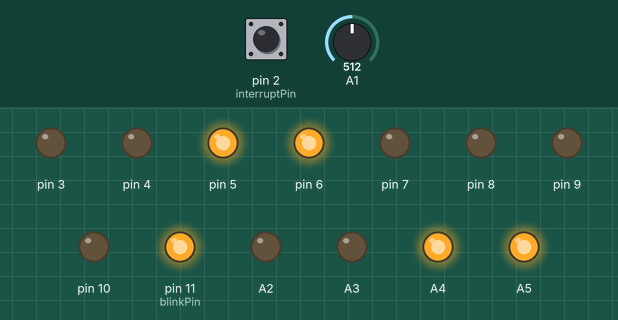
A sketch run on a simulated Arduino Uno, built with avr-gcc and run on an emulated ATmega328P. Shown: output pins drawn as LEDs (lit = HIGH). The test bench sets the inputs (shaded band); at power-on: pin 2 (interruptPin) HIGH, A1 = 512. Pins used as bus, display or sensor lines are not drawn.

Above: at 0.1 s.
Timing chart, 0 to 1.6 s (numbered marks = the images above):
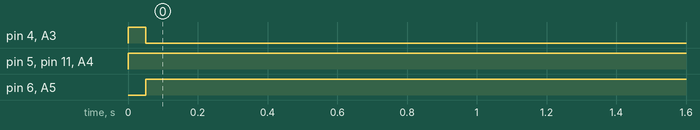

The sketch:

fire_fighting.ino
```cpp
#define trigPin 1
#define steps 32
#define forwardEchoPin 0
#define interruptPin 2
#define blinkPin 11
int MotorDir;
int rightMotorStep=0;
int leftMotorStep=0;
int fanMotorStep=0;
float duration;
float distance;
float distance2;
int pinaya;
bool ledState;
int counter;
unsigned long time;
unsigned long previous;
unsigned long current=micros();
unsigned long startFireHigh;
unsigned long currentMillis;
unsigned long previousMillis;
bool first=false;
bool move_work;
bool fan_work;
void setup() {
pinMode(interruptPin,INPUT_PULLUP);
attachInterrupt(digitalPinToInterrupt(interruptPin),recordHigh,RISING);
for(int i=3;i<=10;i++)
pinMode(i,OUTPUT);
pinMode(A2,OUTPUT);
pinMode(A1,INPUT_PULLUP);
pinMode(A3,OUTPUT);
pinMode(A4,OUTPUT);
pinMode(A5,OUTPUT);
pinMode(trigPin,OUTPUT);
pinMode(forwardEchoPin,INPUT);
pinMode(blinkPin,OUTPUT);
pinMode(12,INPUT);
pinMode(A0,INPUT);
Serial.begin(9600);
digitalWrite( trigPin, LOW );
previous=0;
pinaya=0;
MotorDir=1;
previousMillis=0;
ledState=true;
move_work=true;
fan_work=false;
}

void loop() {
  //here the fire detection not happened so we need to stop fan motor and turn on movement motors
  if(digitalRead(2)==0){
    fan_work=false;
    move_work=true;
    }
  move_work=analogRead(A1);
  digitalWrite(11,ledState);
  //blinking the led every second
  currentMillis=millis();
  if((unsigned)(currentMillis-previousMillis)>=1000){
    ledState=!ledState;
    digitalWrite(11,ledState);
    previousMillis=currentMillis;
    }

  bool mainFlag=false;
  //doing one step to each motor of the movement motors
  move_stepper(9,10,7,8,10,1,fanMotorStep,(fan_work&&(!move_work)));
  move_stepper(5,6,3,4,0,MotorDir,leftMotorStep,(move_work&&(!fan_work)));
  move_stepper(A4,A5,A2,A3,0,MotorDir,rightMotorStep,(move_work&&(!fan_work)));

//trig the pins of ultraSonic sensors
   current=micros();
   if(first==false)
    if((unsigned long)(current-previous)>=2){
    digitalWrite( trigPin, HIGH );
    previous=micros();
    first=true;
    }
    //wait 10 microseconds where trigPin high
       current=micros();
    if((unsigned long)(current-previous)>=10){
      mainFlag=true;
     digitalWrite( trigPin, LOW );
      previous=micros();
      first=false;
    }

  duration = 0;
  if(mainFlag){
    //get the distance between the forward ultrasonic and the obstacle
  distance =checkUltra(mainFlag,pinaya,duration);
  if(distance>100){
    if(pinaya==0){
      MotorDir=1;
      }
      //here distance will be greater than 100 only at the right sensor and his pin isn't 5 but it's just indicator and has no effect
      // i treated this pin in the logic of the code as A0
      //we must turn the robot to the right by rotating it two revolutions to the right
    if(pinaya==5){
      for(int i=0;i<2*steps;i++)
       move_stepper(A4,A5,A2,A3,50,MotorDir,rightMotorStep,(move_work&&(!fan_work)));
       //then w set the pin to be checked to 0 as the forward ultrasonic
       pinaya=0;
       MotorDir=1;
       }
       //here is the same as above but to the left
       else if(pinaya==12){
       for(int i=0;i<2*steps;i++)
       move_stepper(5,6,3,4,50,MotorDir,leftMotorStep,(move_work&&(!fan_work)));
               pinaya=0;
               MotorDir=1;
        }
    }
    //if the measured distance from the forward ultrasonic was less than 100 cm
    //then check the right ultrasonic
    if(distance<=100&&pinaya==0){
     pinaya=5;
  }
  //check the left ultrasonic
    else if(distance<=100&&pinaya==5){
    pinaya=12;
    }
    //make the robot go backward if all directions has obstacles
    else if(distance<=100&&pinaya==12){
    pinaya=0;
    MotorDir=0;
      }
  }
  //here we check about the fire detection sensor if it's high we calculate the period which this sensor being high
  //if this period more than 0.5 sec then it's a fire and turn on the fan work and turn off the move_work
if(digitalRead(2)==1){
  currentMillis=millis();
  if((currentMillis-startFireHigh)>=500){
    fan_work=true;
    move_work=false;
    //turn on the fan
    move_stepper(9,10,7,8,0,1,fanMotorStep,fan_work);
    }
    else{
      move_work=true;
      fan_work=false;
      }
  }

 time=millis();
 while(millis()<time+50){

  }
        }


//this function calculate the distance between ultraSonic sensor and an obstacle
float checkUltra(bool flag,int echoPin,float duration){
  bool condition=false;

while(flag){
    if(echoPin==0){
   condition=PIND&1;
    }
    else if(echoPin==12){
      condition=PINB&16;
      }
      else{
        condition=PINC&1;
        }
    if(condition){
      time = micros();
      break;
      }
  }
  while(flag){
      if(echoPin==0){
   condition=PIND&1;
    }
    else if(echoPin==12){
      condition=PINB&16;
      }
      else{
        condition=PINC&1;
        }
    if(condition==0){
       duration=micros()-time;
        break;
        }
    }
    return(( duration/2 ) * 0.0344);

  }
//this function called by the interrupt to record the time which the switch get high at.
void recordHigh(){
  startFireHigh=millis();
  }

//this function to control the motors of the robot , it takes the pins and the delay between every step and the other ,firection 0 counterClockWise,1 ClockWise, and the order of the current step
//also take a boolean variable to indicate that this motor should work now or not
  void move_stepper(int pin1,int pin2,int pin3,int pin4,int step_delay,int motor_direction,int&this_step,bool motor_work){
  if((motor_work==false)){
    return;
    }
  if(motor_direction==0){
    int temp1=pin3;
    pin3=pin4;
    pin4=temp1;
    int temp2=pin1;
    pin1=pin2;
    pin2=temp2;
  }
  switch(this_step%4){
    case 0:
    digitalWrite(pin1,HIGH);
    digitalWrite(pin2,LOW);
    digitalWrite(pin3,LOW);
    digitalWrite(pin4,HIGH);
    this_step++;
    break;
        case 1:
    digitalWrite(pin1,HIGH);
    digitalWrite(pin2,HIGH);
    digitalWrite(pin3,LOW);
    digitalWrite(pin4,LOW);
    this_step++;
    break;
        case 2:
    digitalWrite(pin1,LOW);
    digitalWrite(pin2,HIGH);
    digitalWrite(pin3,HIGH);
    digitalWrite(pin4,LOW);
    this_step++;
    break;
        case 3:
    digitalWrite(pin1,LOW);
    digitalWrite(pin2,LOW);
    digitalWrite(pin3,HIGH);
    digitalWrite(pin4,HIGH);
    this_step=0;
    break;
    }
 time=millis();
 while(millis()<time+step_delay){

  }

  }
```

Measured:
- by itself, pin 4, A3: LOW → HIGH at 0.00 s, → LOW 0.05 s later
- by itself, pin 5, pin 11 (blinkPin), A4: LOW → HIGH at 0.00 s
- by itself, pin 6, A5: LOW → HIGH at 0.05 s
